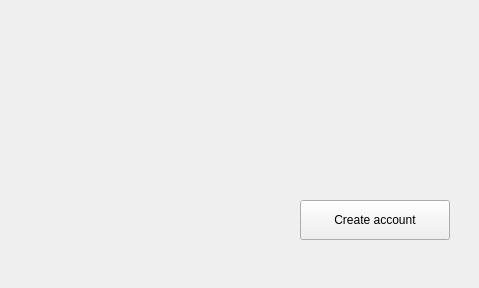
<?xml version="1.0" encoding="UTF-8"?>
<ui version="4.0">
 <class>QLoginWidget</class>
 <widget class="QWidget" name="QLoginWidget">
  <property name="geometry">
   <rect>
    <x>0</x>
    <y>0</y>
    <width>479</width>
    <height>288</height>
   </rect>
  </property>
  <property name="windowTitle">
   <string>Form</string>
  </property>
  <widget class="QPushButton" name="createButton">
   <property name="geometry">
    <rect>
     <x>300</x>
     <y>200</y>
     <width>150</width>
     <height>40</height>
    </rect>
   </property>
   <property name="text">
    <string>Create account</string>
   </property>
  </widget>
 </widget>
 <resources/>
 <connections/>
</ui>
